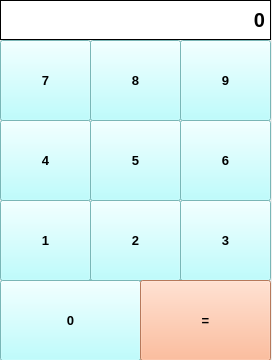
<?xml version="1.0" encoding="UTF-8"?>
<ui version="4.0">
 <class>MainWindow</class>
 <widget class="QMainWindow" name="MainWindow">
  <property name="geometry">
   <rect>
    <x>0</x>
    <y>0</y>
    <width>272</width>
    <height>360</height>
   </rect>
  </property>
  <property name="windowTitle">
   <string>Калькулятор</string>
  </property>
  <widget class="QWidget" name="centralwidget">
   <widget class="QLabel" name="result_label">
    <property name="geometry">
     <rect>
      <x>0</x>
      <y>0</y>
      <width>271</width>
      <height>40</height>
     </rect>
    </property>
    <property name="font">
     <font>
      <pointsize>15</pointsize>
      <weight>75</weight>
      <bold>true</bold>
     </font>
    </property>
    <property name="styleSheet">
     <string notr="true">background-color: rgb(255, 255, 255);</string>
    </property>
    <property name="frameShape">
     <enum>QFrame::Box</enum>
    </property>
    <property name="text">
     <string>0</string>
    </property>
    <property name="alignment">
     <set>Qt::AlignRight|Qt::AlignTrailing|Qt::AlignVCenter</set>
    </property>
    <property name="margin">
     <number>10</number>
    </property>
   </widget>
   <widget class="QPushButton" name="btn7">
    <property name="geometry">
     <rect>
      <x>0</x>
      <y>40</y>
      <width>91</width>
      <height>81</height>
     </rect>
    </property>
    <property name="font">
     <font>
      <pointsize>10</pointsize>
      <weight>75</weight>
      <bold>true</bold>
     </font>
    </property>
    <property name="autoFillBackground">
     <bool>false</bool>
    </property>
    <property name="styleSheet">
     <string notr="true">background-color: rgb(170, 255, 255);</string>
    </property>
    <property name="text">
     <string>7</string>
    </property>
    <property name="checkable">
     <bool>false</bool>
    </property>
    <property name="default">
     <bool>false</bool>
    </property>
    <property name="flat">
     <bool>false</bool>
    </property>
   </widget>
   <widget class="QPushButton" name="btn8">
    <property name="geometry">
     <rect>
      <x>90</x>
      <y>40</y>
      <width>91</width>
      <height>81</height>
     </rect>
    </property>
    <property name="font">
     <font>
      <pointsize>10</pointsize>
      <weight>75</weight>
      <bold>true</bold>
     </font>
    </property>
    <property name="autoFillBackground">
     <bool>false</bool>
    </property>
    <property name="styleSheet">
     <string notr="true">background-color: rgb(170, 255, 255);</string>
    </property>
    <property name="text">
     <string>8</string>
    </property>
    <property name="checkable">
     <bool>false</bool>
    </property>
    <property name="default">
     <bool>false</bool>
    </property>
    <property name="flat">
     <bool>false</bool>
    </property>
   </widget>
   <widget class="QPushButton" name="btn9">
    <property name="geometry">
     <rect>
      <x>180</x>
      <y>40</y>
      <width>91</width>
      <height>81</height>
     </rect>
    </property>
    <property name="font">
     <font>
      <pointsize>10</pointsize>
      <weight>75</weight>
      <bold>true</bold>
     </font>
    </property>
    <property name="autoFillBackground">
     <bool>false</bool>
    </property>
    <property name="styleSheet">
     <string notr="true">background-color: rgb(170, 255, 255);</string>
    </property>
    <property name="text">
     <string>9</string>
    </property>
    <property name="checkable">
     <bool>false</bool>
    </property>
    <property name="default">
     <bool>false</bool>
    </property>
    <property name="flat">
     <bool>false</bool>
    </property>
   </widget>
   <widget class="QPushButton" name="btn4">
    <property name="geometry">
     <rect>
      <x>0</x>
      <y>120</y>
      <width>91</width>
      <height>81</height>
     </rect>
    </property>
    <property name="font">
     <font>
      <pointsize>10</pointsize>
      <weight>75</weight>
      <bold>true</bold>
     </font>
    </property>
    <property name="autoFillBackground">
     <bool>false</bool>
    </property>
    <property name="styleSheet">
     <string notr="true">background-color: rgb(170, 255, 255);</string>
    </property>
    <property name="text">
     <string>4</string>
    </property>
    <property name="checkable">
     <bool>false</bool>
    </property>
    <property name="default">
     <bool>false</bool>
    </property>
    <property name="flat">
     <bool>false</bool>
    </property>
   </widget>
   <widget class="QPushButton" name="btn5">
    <property name="geometry">
     <rect>
      <x>90</x>
      <y>120</y>
      <width>91</width>
      <height>81</height>
     </rect>
    </property>
    <property name="font">
     <font>
      <pointsize>10</pointsize>
      <weight>75</weight>
      <bold>true</bold>
     </font>
    </property>
    <property name="autoFillBackground">
     <bool>false</bool>
    </property>
    <property name="styleSheet">
     <string notr="true">background-color: rgb(170, 255, 255);</string>
    </property>
    <property name="text">
     <string>5</string>
    </property>
    <property name="checkable">
     <bool>false</bool>
    </property>
    <property name="default">
     <bool>false</bool>
    </property>
    <property name="flat">
     <bool>false</bool>
    </property>
   </widget>
   <widget class="QPushButton" name="btn6">
    <property name="geometry">
     <rect>
      <x>180</x>
      <y>120</y>
      <width>91</width>
      <height>81</height>
     </rect>
    </property>
    <property name="font">
     <font>
      <pointsize>10</pointsize>
      <weight>75</weight>
      <bold>true</bold>
     </font>
    </property>
    <property name="autoFillBackground">
     <bool>false</bool>
    </property>
    <property name="styleSheet">
     <string notr="true">background-color: rgb(170, 255, 255);</string>
    </property>
    <property name="text">
     <string>6</string>
    </property>
    <property name="checkable">
     <bool>false</bool>
    </property>
    <property name="default">
     <bool>false</bool>
    </property>
    <property name="flat">
     <bool>false</bool>
    </property>
   </widget>
   <widget class="QPushButton" name="btn1">
    <property name="geometry">
     <rect>
      <x>0</x>
      <y>200</y>
      <width>91</width>
      <height>81</height>
     </rect>
    </property>
    <property name="font">
     <font>
      <pointsize>10</pointsize>
      <weight>75</weight>
      <bold>true</bold>
     </font>
    </property>
    <property name="autoFillBackground">
     <bool>false</bool>
    </property>
    <property name="styleSheet">
     <string notr="true">background-color: rgb(170, 255, 255);</string>
    </property>
    <property name="text">
     <string>1</string>
    </property>
    <property name="checkable">
     <bool>false</bool>
    </property>
    <property name="default">
     <bool>false</bool>
    </property>
    <property name="flat">
     <bool>false</bool>
    </property>
   </widget>
   <widget class="QPushButton" name="btn2">
    <property name="geometry">
     <rect>
      <x>90</x>
      <y>200</y>
      <width>91</width>
      <height>81</height>
     </rect>
    </property>
    <property name="font">
     <font>
      <pointsize>10</pointsize>
      <weight>75</weight>
      <bold>true</bold>
     </font>
    </property>
    <property name="autoFillBackground">
     <bool>false</bool>
    </property>
    <property name="styleSheet">
     <string notr="true">background-color: rgb(170, 255, 255);</string>
    </property>
    <property name="text">
     <string>2</string>
    </property>
    <property name="checkable">
     <bool>false</bool>
    </property>
    <property name="default">
     <bool>false</bool>
    </property>
    <property name="flat">
     <bool>false</bool>
    </property>
   </widget>
   <widget class="QPushButton" name="btn3">
    <property name="geometry">
     <rect>
      <x>180</x>
      <y>200</y>
      <width>91</width>
      <height>81</height>
     </rect>
    </property>
    <property name="font">
     <font>
      <pointsize>10</pointsize>
      <weight>75</weight>
      <bold>true</bold>
     </font>
    </property>
    <property name="autoFillBackground">
     <bool>false</bool>
    </property>
    <property name="styleSheet">
     <string notr="true">background-color: rgb(170, 255, 255);</string>
    </property>
    <property name="text">
     <string>3</string>
    </property>
    <property name="checkable">
     <bool>false</bool>
    </property>
    <property name="default">
     <bool>false</bool>
    </property>
    <property name="flat">
     <bool>false</bool>
    </property>
   </widget>
   <widget class="QPushButton" name="btn0">
    <property name="geometry">
     <rect>
      <x>0</x>
      <y>280</y>
      <width>141</width>
      <height>81</height>
     </rect>
    </property>
    <property name="font">
     <font>
      <pointsize>10</pointsize>
      <weight>75</weight>
      <bold>true</bold>
     </font>
    </property>
    <property name="autoFillBackground">
     <bool>false</bool>
    </property>
    <property name="styleSheet">
     <string notr="true">background-color: rgb(170, 255, 255);</string>
    </property>
    <property name="text">
     <string>0</string>
    </property>
    <property name="checkable">
     <bool>false</bool>
    </property>
    <property name="default">
     <bool>false</bool>
    </property>
    <property name="flat">
     <bool>false</bool>
    </property>
   </widget>
   <widget class="QPushButton" name="btnEq">
    <property name="geometry">
     <rect>
      <x>140</x>
      <y>280</y>
      <width>131</width>
      <height>81</height>
     </rect>
    </property>
    <property name="font">
     <font>
      <pointsize>10</pointsize>
      <weight>75</weight>
      <bold>true</bold>
     </font>
    </property>
    <property name="autoFillBackground">
     <bool>false</bool>
    </property>
    <property name="styleSheet">
     <string notr="true">background-color: rgb(255, 170, 127);</string>
    </property>
    <property name="text">
     <string>=</string>
    </property>
    <property name="checkable">
     <bool>false</bool>
    </property>
    <property name="default">
     <bool>false</bool>
    </property>
    <property name="flat">
     <bool>false</bool>
    </property>
   </widget>
  </widget>
 </widget>
 <resources/>
 <connections/>
</ui>
